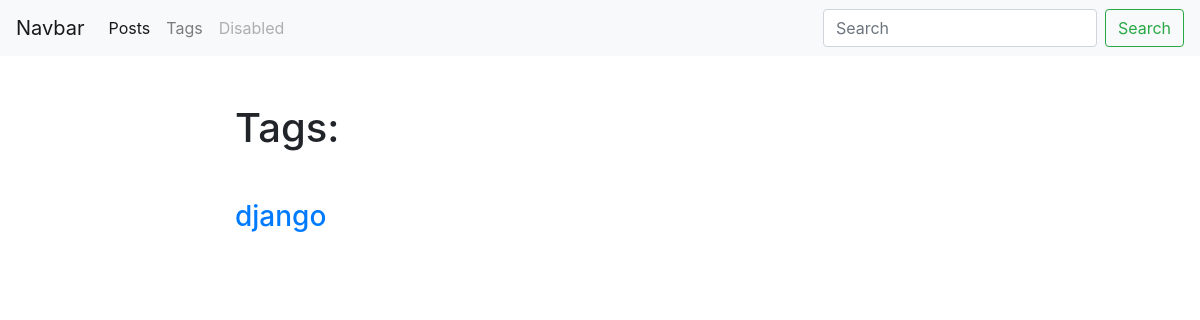
The page /blog/tags/ on the database as committed earlier.
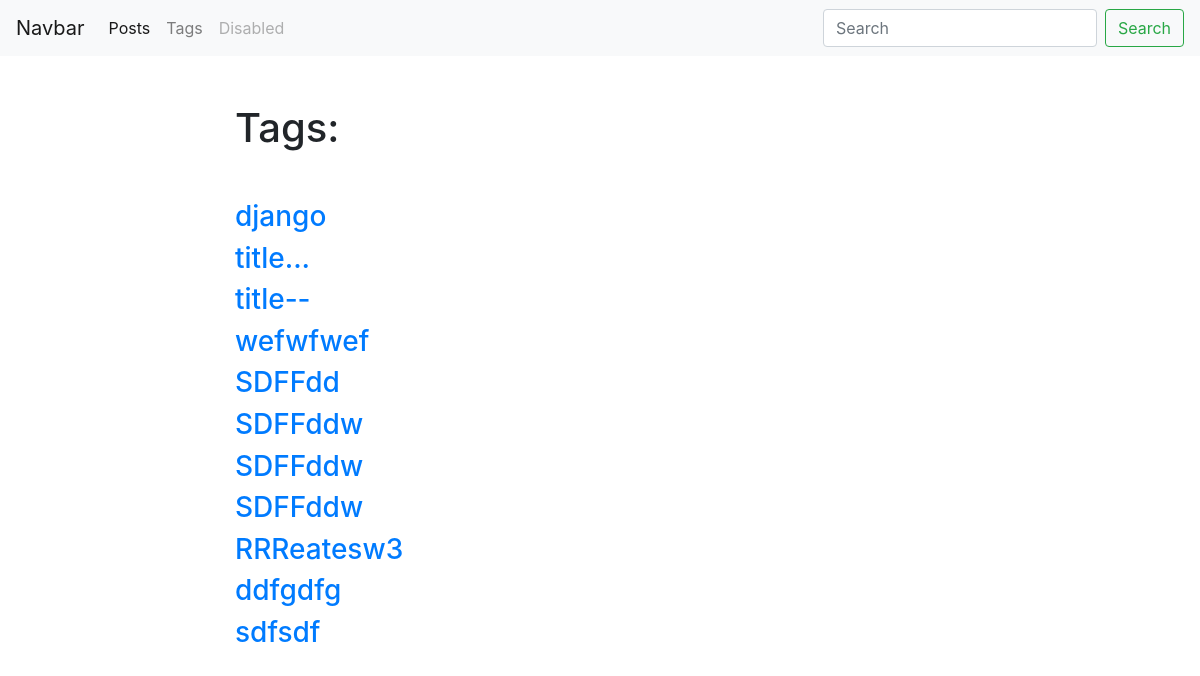
The same page on the database as committed later.
### blogapp/models.py (models this page shows, shortened)
class Tag(models.Model):
    title = models.CharField(max_length=50)
    slug = models.SlugField(max_length=50, unique=True)
    def get_absolute_url(self):
        return reverse('tag_detail_url', kwargs={'slug': self.slug})

### blogapp/views.py (the view)
# urls.py: path('tags/', tags_list, name='tags_list_url'),
def tags_list(request):
    tags = Tag.objects.all()
    return render(request, 'blogapp/tags_list.html', context={'tags': tags})

### blogapp/templates/blogapp/tags_list.html (shortened to what this page needs)
{% extends 'blogapp/base_blog.html' %}
{% block content %}
<h1 class="mb-5">Tags:</h1>
{% for tag in tags %}
    <h3><a href="{{ tag.get_absolute_url }}">{{ tag.title }}</a></h3>
{% endfor %}
{% endblock content %}

### blogapp/templates/blogapp/base_blog.html
{% extends 'base.html' %}

### templates/base.html (shortened to what this page needs)
<!DOCTYPE html>
<html lang="en">
<head>
    <link rel="stylesheet" href="https://maxcdn.bootstrapcdn.com/bootstrap/4.0.0/css/bootstrap.min.css">
</head>
<body>
<nav class="navbar navbar-expand-lg navbar-light bg-light">
  <a class="navbar-brand" href="#">Navbar</a>
  <div class="collapse navbar-collapse" id="navbarSupportedContent">
    <ul class="navbar-nav mr-auto">
      <li class="nav-item active">
        <a class="nav-link" href="{% url 'posts_list_url' %}">Posts</a>
      </li>
      <li class="nav-item">
        <a class="nav-link" href="{% url 'tags_list_url' %}">Tags</a>
      </li>
      <li class="nav-item">
        <a class="nav-link disabled" href="#">Disabled</a>
      </li>
    </ul>
    <form class="form-inline my-2 my-lg-0">
      <input class="form-control mr-sm-2" type="search" placeholder="Search" aria-label="Search">
      <button class="btn btn-outline-success my-2 my-sm-0" type="submit">Search</button>
    </form>
  </div>
</nav>
<div class="container mt-5">
    <div class="row">
        <div class="col-6 offset-md-2">
            {% block content %}{% endblock content %}
        </div>
    </div>
</div>
</body>
</html>

Rows that differ between the two databases and show on the page:
added Tag: title "title..."
added Tag: title "title--"
added Tag: title "wefwfwef"
added Tag: title "SDFFdd"
added Tag: title "SDFFddw"
added Tag: title "SDFFddw"
added Tag: title "SDFFddw"
added Tag: title "RRReatesw3"
added Tag: title "ddfgdfg"
added Tag: title "sdfsdf"
